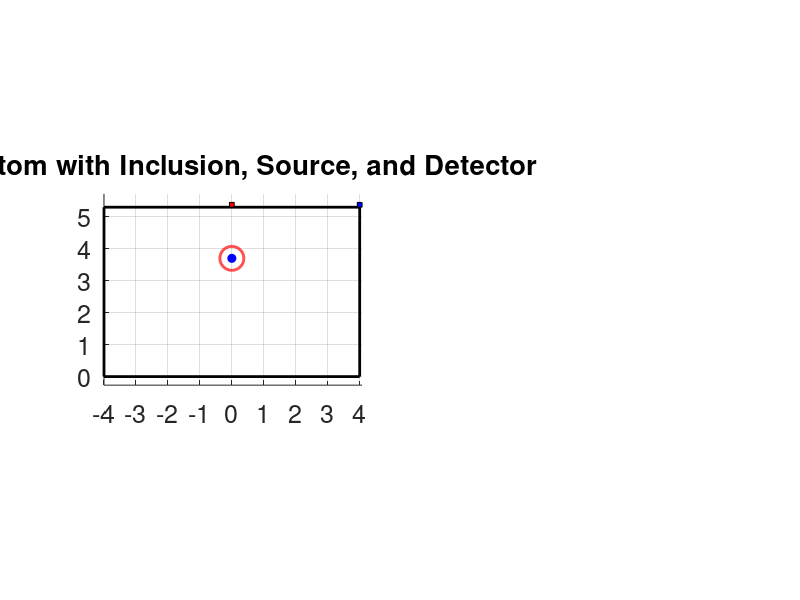

The MATLAB source for this figure: (Note: this script raises an error after producing the figure.)
function [] = Photon_70_1 ()
% Repository group: 09_concentration_recovery
% Version role: analysis or follow-up variant
%
% Research note: This file is retained as a documented historical version.
% Review configuration, external data dependencies, and output paths before use.
% Impact of Tumor/Signal on DPF/PPF Series Simulations
% This Version: TiO2 experimental phantom (India ink tumor inclusion in gelatin)
% Configuration:
%   Background: SAP hydrogel + TiO2 scattering matrix
%   Inclusion: Localized absorbing tumor (India ink embedded in gelatin)
% Purpose:
%   Validation of DPF-based absorption estimation under experimentally realistic conditions.
%
%   Based on Version 68, adapted for the TiO2 experimental dataset.
%
%   New tumor depth = 1.60 cm / sds = 4 cm (previously 1.2 cm / sds = 3 cm).
% analysis data


SDS = 4; depth = 1.6;     % depth from top surface to circle center
% ================= Plot =================
clc
close all
set(0,'DefaultFigureWindowStyle','docked')

W = 8;           % rectangle width
H = 5.3;         % rectangle height
d_circle = 0.75; % circle diameter
r_circle = d_circle / 2;
x_rect = 0;
y_rect = 0;
xc = W/2;               % centered horizontally
yc = H - depth;         % circle center

figure(1), subplot(1,2,1)
hold on;
% Rectangle (phantom)
rectangle('Position', [x_rect, y_rect, W, H], ...
          'EdgeColor', 'k', 'LineWidth', 2);
% Circle (inclusion)
theta = linspace(0, 2*pi, 300);
x_circle = xc + r_circle*cos(theta);
y_circle = yc + r_circle*sin(theta);
plot(x_circle, y_circle, 'r', 'LineWidth', 2);
% Center point
plot(xc, yc, 'bo', 'MarkerFaceColor', 'b');
% ================= Source =================
xs = xc;     % directly above inclusion
ys = H;      % top surface
% draw small rectangle for source
src_size = 0.15;
rectangle('Position', [xs - src_size/2, ys, src_size, src_size], ...
          'FaceColor', 'r', 'EdgeColor', 'k');
% ================= Detector =================
xd = xs + SDS;     % to the right
yd = H;
% draw small rectangle for detector
det_size = 0.15;
rectangle('Position', [xd - det_size/2, yd, det_size, det_size], ...
          'FaceColor', 'b', 'EdgeColor', 'k');
% ================= Optional: line showing distance =================
plot([xs xd], [ys yd], '--k');
% ================= Final settings =================
title('Phantom with Inclusion, Source, and Detector');
xlim([0, max(W, xd) + 0.5]);
ylim([0, H + 1]);
axis equal tight
grid on, hold off
xlabel(''), xticks(0:10), set(gca,'xticklabel',-4:5)
ylabel(''), yticks(0:10)
set(gca,'fontsize',18)
clearvars -except SDS depth
% ============= End Plot =================

L = 100;
set_of_concentration = [nan, 0.00:0.01:0.5]; % set of concentrations
set_of_mua = nan(size(set_of_concentration)); % set of mu_a's
set_of_ODs = nan(length(set_of_concentration),L,2);
set_of_ODs_d = nan(length(set_of_concentration),L);
set_of_ODs_d_mua = nan(length(set_of_concentration),L);
clearvars L
for i_concentration = 1:length(set_of_concentration)
    the_concentration = set_of_concentration(i_concentration);
    the_color = [(i_concentration-1)./(length(set_of_concentration)-1) 0 1-(i_concentration-1)./(length(set_of_concentration)-1)];
    if isnan(the_concentration)
        set_of_mua(i_concentration) = nan;
    else
        if the_concentration <= 0.06
            set_of_mua(i_concentration) = max(0.0275,-0.55+67.15.*the_concentration);
        else
            set_of_mua(i_concentration) = 3.63;
        end
    end
    the_filename = ['/home/kaiser/BackUp/Dropbox/research/2.NIRs Project/code/DB/Photon_70_concentration_',num2str(the_concentration),'.mat' ];
    [y_bind,x_bind] = get_OD (the_filename,0.17);
    G = -log(y_bind(1));
    set_of_ODs(i_concentration,1:length(x_bind),1) = x_bind;
    set_of_ODs(i_concentration,1:length(y_bind),2) = y_bind;
    set_of_ODs_d(i_concentration,1:length(y_bind)) = (-log(y_bind)-G)./x_bind;
    set_of_ODs_d_mua(i_concentration,1:length(y_bind)) = (-log(y_bind)-G)./x_bind./set_of_mua(i_concentration);

    figure(1), subplot(1,2,2), plot(x_bind,-log(y_bind),'LineStyle','-','LineWidth',2,'Color',the_color,'DisplayName',num2str(the_concentration)), hold on
    xlabel('d (cm)'), ylabel('OD (a.u.)'), set(gca,'fontsize',16)
    title('Effect of Inclusion Concentration on Optical Density'), grid off, axis tight square
    clearvars the_concentration the_color the_filename y_bind x_bind G
end
clearvars i_concentration

dims = axis;
set_of_ODs_at_SDS = nan(length(set_of_concentration),1);
for i_concentration = 1:length(set_of_concentration)
    [~,idx] = min(abs(set_of_ODs(i_concentration,:,1)-SDS));
    figure(1), subplot(1,2,2), plot([set_of_ODs(i_concentration,idx,1) set_of_ODs(i_concentration,idx,1)],[dims(3) dims(4)],'LineStyle','-.','LineWidth',2,'Color','k','HandleVisibility','off'),
    set_of_ODs_at_SDS(i_concentration) = set_of_ODs(i_concentration,idx,2);
    clearvars idx
end
figure(2), plot(set_of_concentration,-log(set_of_ODs_at_SDS),'LineStyle','-','LineWidth',2,'Color','k'),
xlabel('concentration (%v/v)'), ylabel('OD (a.u.)'), set(gca,'fontsize',16)
title(['Effect of Inclusion Concentration on Optical Density at SDS = ',num2str(SDS),' cm']), grid on
clearvars dims set_of_ODs_at_3cm i_concentration



set_of_params = nan(length(set_of_concentration),5);
for i_concentration = 2:length(set_of_concentration)
    X = squeeze(set_of_ODs(i_concentration,:,1)).';
    Y = squeeze(set_of_ODs_d_mua(i_concentration,:)).';
    idx = ~isnan(X)&~isnan(Y); X = X(idx); Y = Y(idx); clearvars idx
    the_color = [(i_concentration-1)./(length(set_of_concentration)-1) 0 1-(i_concentration-1)./(length(set_of_concentration)-1)];
    figure(3), subplot(1,2,1), plot(X,Y,'LineStyle','-','LineWidth',2,'Color',the_color,'DisplayName',num2str(set_of_concentration(i_concentration))), hold on
    invX = 1 ./ X;                                     % predictor 1
    logX_over_X = log(X) ./ X;                         % predictor 2
    T = table(Y, invX, logX_over_X, 'VariableNames', {'Y','invX','logX_over_X'});
    mdl = fitlm(T, 'Y ~ 1 + invX + logX_over_X');      % A, B, C
    clearvars T invX logX_over_X
    set_of_params(i_concentration,1) = mdl.Coefficients.Estimate(1);
    set_of_params(i_concentration,2) = mdl.Coefficients.Estimate(2);
    set_of_params(i_concentration,3) = mdl.Coefficients.Estimate(3);
    set_of_params(i_concentration,4) = mdl.Coefficients.pValue(2);
    Yhat = set_of_params(i_concentration,1) + set_of_params(i_concentration,2)./X + set_of_params(i_concentration,3).*log(X)./X;
    figure(3), subplot(1,2,1), plot(X,Yhat,'LineStyle','-.','LineWidth',2,'Color',the_color,'HandleVisibility','off'), hold on
    set_of_params(i_concentration,5) = rsquared(Yhat,Y);
    clearvars Yhat Y X mdl the_color
end
xlabel('d (cm)'), ylabel('DPF (a.u.)'), set(gca,'fontsize',16)
title('Effect of Inclusion Concentration on DPF'), grid off, axis tight square
figure(3), subplot(2,2,2)
plot(set_of_concentration,set_of_params(:,4),'LineStyle','-','LineWidth',2,'Color','k','DisplayName','')
xlabel('d (cm)'), ylabel('p-value (a.u)'), set(gca,'fontsize',16)
title({'P-value of Inverse Distance Model'},{' '}), grid on, axis tight square
figure(3), subplot(2,2,4)
plot(set_of_concentration,set_of_params(:,5),'LineStyle','-','LineWidth',2,'Color','k','DisplayName','')
xlabel('d (cm)'), ylabel('r-squared (a.u)'), set(gca,'fontsize',16)
title('R-squared of Inverse Distance Model'), grid on, axis tight square
clearvars i_concentration

[params_A,err_A] = fitPlaneModel(log(set_of_mua(2:end)), log(set_of_params(2:end,1)));
A_est = exp(params_A(1)).*((set_of_mua).^params_A(2));
[params_B,err_B] = fitPlaneModel(log(set_of_mua(2:end)), log(set_of_params(2:end,2)));
B_est = exp(params_B(1)).*((set_of_mua).^params_B(2));
[params_C,err_C] = fitPlaneModel(log(set_of_mua(2:end)), log(set_of_params(2:end,3)));
C_est = exp(params_C(1)).*((set_of_mua).^params_C(2));

figure(4), subplot(1,3,1)
plot(set_of_mua,set_of_params(:,1),'b','LineWidth',2,'LineStyle','-', 'DisplayName','A'), hold on
plot(set_of_mua,A_est,             'b','LineWidth',2,'LineStyle','-.','DisplayName',['estim. A, r^2 ~ ',num2str(err_A)]), hold on
plot(set_of_mua,set_of_params(:,2),'r','LineWidth',2,'LineStyle','-', 'DisplayName','B'), hold on
plot(set_of_mua,B_est,             'r','LineWidth',2,'LineStyle','-.','DisplayName',['estim. B, r^2 ~ ',num2str(err_B)]), hold on
plot(set_of_mua,set_of_params(:,3),'g','LineWidth',2,'LineStyle','-', 'DisplayName','C'), hold on
plot(set_of_mua,C_est,             'g','LineWidth',2,'LineStyle','-.','DisplayName',['estim. C, r^2 ~ ',num2str(err_C)]), hold on
xlabel('\mu_a (cm^{-1})');
ylabel('Inverse-distance parameters'); set(gca,'YScale','log')
set(gca,'FontSize',16);
title('evolution of inv. dist. parameters');
grid on; axis square; legend('show','Location','northeast')
disp(num2str(['C_A = ',num2str(exp(params_A(1)),'%.2f'),', p_A = ',num2str(params_A(2),'%.2f'),', @ r2 =  ',num2str(err_A)])), clearvars err params
disp(num2str(['C_B = ',num2str(exp(params_B(1)),'%.2f'),', p_B = ',num2str(params_B(2),'%.2f'),', @ r2 =  ',num2str(err_B)])), clearvars err params
disp(num2str(['C_C = ',num2str(exp(params_C(1)),'%.2f'),', p_C = ',num2str(params_C(2),'%.2f'),', @ r2 =  ',num2str(err_C)])), clearvars err params
clearvars A_est B_est C_est
clearvars err_A err_B err_C

figure(4), subplot(1,3,2)
for i_concentration = 2:length(set_of_concentration)
    the_color = [(i_concentration-1)./(length(set_of_concentration)-1) 0 1-(i_concentration-1)./(length(set_of_concentration)-1)];
    d  = squeeze(set_of_ODs(i_concentration,:,1));
    OD = -log(squeeze(set_of_ODs(i_concentration,:,2)));
    G = OD(1);
    the_dpf = set_of_ODs_d_mua(i_concentration,:);
    plot(d,(OD-G)./the_dpf./d,'LineStyle','-','LineWidth',1,'Color',the_color,'DisplayName',num2str(set_of_concentration(i_concentration))), hold on
    plot(d,set_of_mua(i_concentration).*ones(size(d)),'LineStyle','-.','LineWidth',2,'Color',the_color,'HandleVisibility','off'), hold on
    xlabel('d (cm)'), ylabel('\mu_a (cm^{-1})'), set(gca,'fontsize',16)
    title('Estimation of \mu_a using true model (assisted)'), grid off, axis tight square
    clearvars the_color the_dpf d OD G
end
clearvars i_concentration

figure(4), subplot(1,3,3)
for i_concentration = 2:length(set_of_concentration)
    the_color = [(i_concentration-1)./(length(set_of_concentration)-1) 0 1-(i_concentration-1)./(length(set_of_concentration)-1)];
    d  = squeeze(set_of_ODs(i_concentration,:,1));
    OD = -log(squeeze(set_of_ODs(i_concentration,:,2)));
    G = OD(1);
    A_est = exp(params_A(1)).*(set_of_mua(i_concentration)).^params_A(2);
    B_est = exp(params_B(1)).*(set_of_mua(i_concentration)).^params_B(2);
    C_est = exp(params_C(1)).*(set_of_mua(i_concentration)).^params_C(2);
    the_dpf = A_est + B_est./d + C_est.*log(d)./d;
    plot(d,(OD-G)./the_dpf./d,'LineStyle','-','LineWidth',2,'Color',the_color,'DisplayName',num2str(set_of_concentration(i_concentration))), hold on
    plot(d,set_of_mua(i_concentration).*ones(size(d)),'LineStyle','-.','LineWidth',1,'Color',the_color,'HandleVisibility','off'), hold on
    xlabel('d (cm)'), ylabel('\mu_a (cm^{-1})'), set(gca,'fontsize',16)
    title('Estimation of \mu_a using inv. dist. (assisted)'), grid off, axis tight square
    clearvars the_color A_est B_est C_est d OD G
end
clearvars i_concentration

% Estimate mu_a when the true absorption coefficient is unknown
set_of_estimated_c_using_true_non_assisted = nan(length(set_of_concentration),1);
set_of_estimated_c_using_invd_non_assisted = nan(length(set_of_concentration),1);
set_of_estimated_mu_using_true_non_assisted = nan(length(set_of_concentration),1);
set_of_estimated_mu_using_invd_non_assisted = nan(length(set_of_concentration),1);
for i_c = 1:length(set_of_concentration)
    [~,idx_dist] = min(abs(squeeze(set_of_ODs(i_c,:,1))-SDS)); % disp(['SDS = ',num2str(SDS),' ~ ',num2str(squeeze(set_of_ODs(i_c,idx_dist,1))),' = SDS'])
    OD = -log(squeeze(set_of_ODs(:,:,2)));
    G = OD(:,1);
    OD = OD - G;
    true_mu_estim_mu = abs( (OD(i_c,idx_dist)./set_of_ODs_d_mua(:,idx_dist)./squeeze(set_of_ODs(:,idx_dist,1))) - set_of_mua.' );
    % true_mu_estim_mu = abs( (OD(i_c,idx_dist)./set_of_ODs_d_mua(:,idx_dist)./squeeze(set_of_ODs(:,idx_dist,1)))./set_of_mua.' - 1 );
    [~,idx] = min(true_mu_estim_mu);
    set_of_estimated_mu_using_true_non_assisted(i_c) = set_of_mua(idx);
    set_of_estimated_c_using_true_non_assisted(i_c) = set_of_concentration(idx);
    clearvars true_mu_estim_mu idx
    A_est = exp(params_A(1)).*(set_of_mua.').^params_A(2);
    B_est = exp(params_B(1)).*(set_of_mua.').^params_B(2);
    C_est = exp(params_C(1)).*(set_of_mua.').^params_C(2);
    the_dpf = A_est + B_est./squeeze(set_of_ODs(:,idx_dist,1)) + C_est.*log(squeeze(set_of_ODs(:,idx_dist,1)))./squeeze(set_of_ODs(:,idx_dist,1));
    true_mu_estim_mu = abs( (OD(i_c,idx_dist)./the_dpf./squeeze(set_of_ODs(:,idx_dist,1))) - set_of_mua.' );
    % plot(true_mu_estim_mu), hold on
    % true_mu_estim_mu = abs( (OD(i_c,idx_dist)./the_dpf./squeeze(set_of_ODs(:,idx_dist,1)))./set_of_mua.' - 1 );
    % plot(true_mu_estim_mu), hold off
    [~,idx] = min(true_mu_estim_mu);
    set_of_estimated_mu_using_invd_non_assisted(i_c) = set_of_mua(idx);
    set_of_estimated_c_using_invd_non_assisted(i_c) = set_of_concentration(idx);
    clearvars true_mu_estim_mu idx
    clearvars idx_dist OD G the_dpf A_est B_est C_est
end
clearvars i_c

figure(5), subplot(1, 2, 1)
plot(set_of_mua,set_of_estimated_mu_using_true_non_assisted,'LineStyle','none','Marker','o','MarkerEdgeColor','k','MarkerFaceColor','r','MarkerSize',16,'DisplayName','data','Color','r'), hold on
plot([0 34],[0 34],'k--','DisplayName','1-to-1'), hold off
xlabel('true \mu_a (cm^{-1})'), ylabel('estimated \mu_a (cm^{-1})'), set(gca,'fontsize',16), hold off
title('true vs. estimated \mu_a non-assist. true DPF'), grid on, axis square
axis([0 5 0 5])
legend('show','Location','best')
figure(5), subplot(1, 2, 2)
plot(set_of_mua,set_of_estimated_mu_using_invd_non_assisted,'LineStyle','none','Marker','o','MarkerEdgeColor','k','MarkerFaceColor','r','MarkerSize',16,'DisplayName','data','Color','r'), hold on
plot([0 34],[0 34],'k--','DisplayName','1-to-1'), hold off
xlabel('true \mu_a (cm^{-1})'), ylabel('estimated \mu_a (cm^{-1})'), set(gca,'fontsize',16), hold off
title('true vs. estimated \mu_a non-assist. inv. dist. DPF'), grid on, axis square
axis([0 5 0 5])
legend('show','Location','best')

figure(6), subplot(1, 2, 1)
plot(set_of_concentration,set_of_estimated_c_using_true_non_assisted,'LineStyle','none','Marker','o','MarkerEdgeColor','k','MarkerFaceColor','r','MarkerSize',16,'DisplayName','data','Color','r'), hold on
plot([0 0.5],[0 0.5],'k--','DisplayName','1-to-1'), hold off
xlabel('true concentration (% v/v)'), ylabel('estimated concentration (% v/v)'), set(gca,'fontsize',16), hold off
title('true vs. estimated concentration non-assist. true DPF'), grid on, axis square
axis([0 0.5 0 0.5])
legend('show','Location','best')
figure(6), subplot(1, 2, 2)
plot(set_of_concentration,set_of_estimated_c_using_invd_non_assisted,'LineStyle','none','Marker','o','MarkerEdgeColor','k','MarkerFaceColor','r','MarkerSize',16,'DisplayName','data','Color','r'), hold on
plot([0 0.5],[0 0.5],'k--','DisplayName','1-to-1'), hold off
xlabel('true concentration (% v/v)'), ylabel('estimated concentration (% v/v)'), set(gca,'fontsize',16), hold off
title('true vs. estimated concentration non-assist. inv. dist. DPF'), grid on, axis square
axis([0 0.5 0 0.5])
legend('show','Location','best')
end

function [y_bind,x_bind] = get_OD (the_filename,dlta_d)
Lx = 19.1; Ly = 19.1; Lz = 6.0;  % The size of the computational domain (in cm) to prevent reflections from the boundaries.
t_db = load(the_filename); clearvars the_filename

% % removing noisy points
% u = round(-log(t_db.w)./t_db.s,4); u_unique = unique(u); freq = nan(size(u_unique));
% for i_f = 1:length(u_unique), freq(i_f) = sum(u==u_unique(i_f)); end
% [~,i_fx] = max(freq);
% t_db.x_in = t_db.x_in(u==u_unique(i_fx));
% t_db.y_in = t_db.y_in(u==u_unique(i_fx));
% t_db.z_in = t_db.z_in(u==u_unique(i_fx));
% t_db.x_ot = t_db.x_ot(u==u_unique(i_fx));
% t_db.y_ot = t_db.y_ot(u==u_unique(i_fx));
% t_db.z_ot = t_db.z_ot(u==u_unique(i_fx));
% t_db.s = t_db.s(u==u_unique(i_fx));
% t_db.w = t_db.w(u==u_unique(i_fx));
% disp(num2str([length(u) sum(u==u_unique(i_fx)) sum(u==u_unique(i_fx))/length(u)*100]))
% t_db.no_of_photons = t_db.no_of_photons-sum(u~=u_unique(i_fx));
% clearvars u u_unique freq i_f i_fx

% 1-D sorting
d_diff_edges = 0:dlta_d:sqrt((Lx/2).^2+(Ly/2).^2);
idx = t_db.z_ot<=0;
[~,~,index_in] = histcounts(sqrt( ...
    (t_db.x_in(idx)-t_db.x_ot(idx)).^2 + ...
    (t_db.y_in(idx)-t_db.y_ot(idx)).^2 + ...
    (t_db.z_in(idx)-t_db.z_ot(idx)).^2),d_diff_edges); % d_diffuse bins
clearvars d_diff_edges Lx Ly Lz

% I vs. d
fun_x = @mean; fun_y = @sum;
x_temp = sqrt( ...
    (t_db.x_in(idx)-t_db.x_ot(idx)).^2 + ...
    (t_db.y_in(idx)-t_db.y_ot(idx)).^2 + ...
    (t_db.z_in(idx)-t_db.z_ot(idx)).^2);
y_temp = t_db.w(idx);
x_bind = accumarray(index_in,x_temp,[],fun_x,nan);
y_bind = accumarray(index_in,y_temp,[],fun_y,nan);
y_bind = ...
    (            y_bind./(2.*pi.*dlta_d.*x_bind)) ./ ...
    (t_db.no_of_photons./(   pi.*dlta_d.*dlta_d));
end
function [params,err] = fitPlaneModel(X, Z)
% Fits Z = C + a*X to gridded data
A = [ones(numel(X), 1), X(:)];  % Design matrix: [1 X]
b = Z(:);                         % Observed values
% Solve for [C; a; b]
params = A \ b;
err = rsquared(b,A*params);
end
function [r2] = rsquared(y,yhat)
y    = y(:);
yhat = yhat(:);
idx = ~isnan(y)&~isnan(yhat)&~isinf(y)&~isinf(yhat);
y    = y(idx);
yhat = yhat(idx);
SS_res = sum((y - yhat).^2);    % Residual sum of squares
SS_tot = sum((y - mean(y)).^2); % Total sum of squares
r2 = 1 - (SS_res/SS_tot);
end
